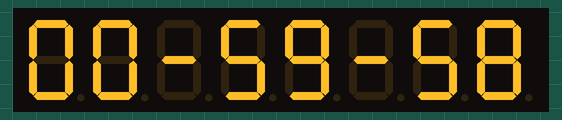
The sketch below on a simulated Arduino Uno, built with avr-gcc and run on an emulated ATmega328P. Shown: 8-digit seven-segment display. Wiring (inferred from the names in the program): TM1638 display and keys: STB pin 7; clock pin 9; DIO pin 8.

Above: at 0.1 s.
At 4.1 s:
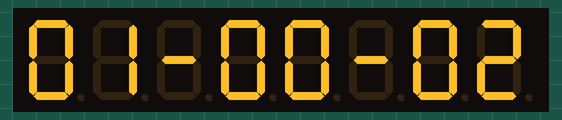
At 9.1 s:
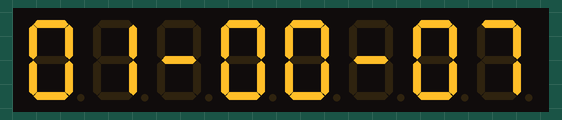
At 19.1 s:
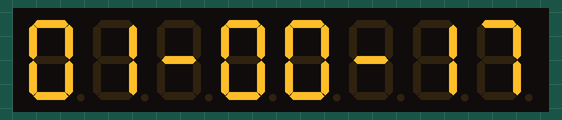
At 28.1 s:
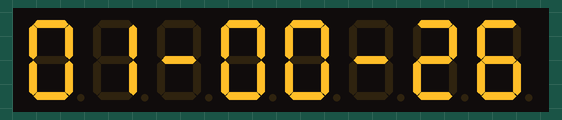
At 39.1 s:
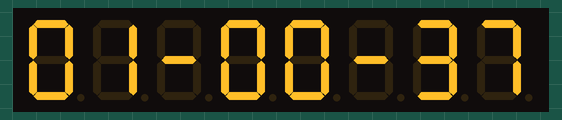

The sketch:

lab11-checkpoint1.ino
```cpp
#include <avr/interrupt.h>
#include <avr/io.h>

// TM1638 connection
const int strobe = 7;
const int clock = 9;
const int data = 8;

// TCNT1 100ms N = 1024 (16MHz)
const uint16_t HUNDRED_MILLI_SEC = 63973;

// shared var
uint8_t timer = 0;
uint8_t second = 58;
uint8_t minute = 59;
uint8_t hour = 0;


ISR(TIMER1_OVF_vect) {
  TCNT1 = HUNDRED_MILLI_SEC;
  timer++;
  if (timer == 10) {
    timer = 0;
    second++;
    if (second == 60) {
      second = 0;
      minute++;
      if (minute == 60) {
        minute = 0;
        hour++;
        if (hour == 24) {
          hour = 0;
        }
      }
    }
  }
}

void setup() {
  timer = 0;
  // ตั้งค่า Timer 1
  TIMSK1 |= 0x01; // Enable Timer1 Overflow Interrupt
  TCCR1A = 0x00;  // Normal Mode
  TCCR1B = 0x05;  // CS1[2:0] = 101 -> เลือก Prescaler /1024
  TCCR1C = 0x00;
  TCNT1 = HUNDRED_MILLI_SEC;
  // กำหนดทิศทางของพินเป็น OUTPUT
  pinMode(strobe, OUTPUT);
  pinMode(clock, OUTPUT);
  pinMode(data, OUTPUT);
  sendCommand(0x8f);  // เปิดการทำงานหน้าจอแสดงผล (ความสว่างสูงสุด)
  reset();            // เคลียร์ค่าตัวเลขในจอแสดงผล
  sei();              // เปิดใช้งาน Interrupt ทั่วไป
}

void loop() {
  display_clock();
}

void sendCommand(uint8_t value)
{
  digitalWrite(strobe, LOW);
  shiftOut(data, clock, LSBFIRST, value);
  digitalWrite(strobe, HIGH);
}

void reset()
{
  sendCommand(0x40); // กำหนดโหมดเขียนแบบเลื่อนตำแหน่ง Address อัตโนมัติ (Auto increment)
  digitalWrite(strobe, LOW);
  shiftOut(data, clock, LSBFIRST, 0xc0);   // กำหนดตำแหน่งเริ่มต้น Address ที่ 0 (0xc0)
  for(uint8_t i = 0; i < 16; i++)
  {
    shiftOut(data, clock, LSBFIRST, 0x00); // ล้างข้อมูลหลักแสดงผลทั้ง 16 บล็อก
  }
  digitalWrite(strobe, HIGH);
}

void display_clock()
{
  static uint8_t digits[] = { 0x3f, 0x06, 0x5b, 0x4f,
  0x66, 0x6d, 0x7d, 0x07, 0x7f, 0x6f };

  sendCommand(0x44);  // Fixed address

  uint8_t seperator = 0x40; // รหัส 7-segment สำหรับตัวขีดกลาง '-'

  // คำนวณหาหลักสิบและหลักหน่วยของเวลาปัจจุบัน
  uint8_t hour_low = hour % 10;
  uint8_t hour_high = hour / 10;

  uint8_t minute_low = minute % 10;
  uint8_t minute_high = minute / 10;

  uint8_t second_low = second % 10;
  uint8_t second_high = second / 10;

  // ส่งข้อมูลไปอัปเดตที่บอร์ด TM1638 ทีละตำแหน่ง (มีขีดคั่นกลาง)
  digitalWrite(strobe, LOW);
  shiftOut(data, clock, LSBFIRST, 0xc0); // หลักที่ 1: ชั่วโมงหลักสิบ
  shiftOut(data, clock, LSBFIRST, digits[hour_high]);
  digitalWrite(strobe, HIGH);

  digitalWrite(strobe, LOW);
  shiftOut(data, clock, LSBFIRST, 0xc2); // หลักที่ 2: ชั่วโมงหลักหน่วย
  shiftOut(data, clock, LSBFIRST, digits[hour_low]);
  digitalWrite(strobe, HIGH);

  digitalWrite(strobe, LOW);
  shiftOut(data, clock, LSBFIRST, 0xc4); // หลักที่ 3: ขีดคั่นกลาง '-'
  shiftOut(data, clock, LSBFIRST, seperator);
  digitalWrite(strobe, HIGH);

  digitalWrite(strobe, LOW);
  shiftOut(data, clock, LSBFIRST, 0xc6); // หลักที่ 4: นาทีหลักสิบ
  shiftOut(data, clock, LSBFIRST, digits[minute_high]);
  digitalWrite(strobe, HIGH);

  digitalWrite(strobe, LOW);
  shiftOut(data, clock, LSBFIRST, 0xc8); // หลักที่ 5: นาทีหลักหน่วย
  shiftOut(data, clock, LSBFIRST, digits[minute_low]);
  digitalWrite(strobe, HIGH);

  digitalWrite(strobe, LOW);
  shiftOut(data, clock, LSBFIRST, 0xca); // หลักที่ 6: ขีดคั่นกลาง '-'
  shiftOut(data, clock, LSBFIRST, seperator);
  digitalWrite(strobe, HIGH);

  digitalWrite(strobe, LOW);
  shiftOut(data, clock, LSBFIRST, 0xcc); // หลักที่ 7: วินาทีหลักสิบ
  shiftOut(data, clock, LSBFIRST, digits[second_high]);
  digitalWrite(strobe, HIGH);

  digitalWrite(strobe, LOW);
  shiftOut(data, clock, LSBFIRST, 0xce); // หลักที่ 8: วินาทีหลักหน่วย
  shiftOut(data, clock, LSBFIRST, digits[second_low]);
  digitalWrite(strobe, HIGH);
}
```

Measured:
- what the display in image 2 shows lasts 1.0 s, from 9.0 s to 10.0 s
